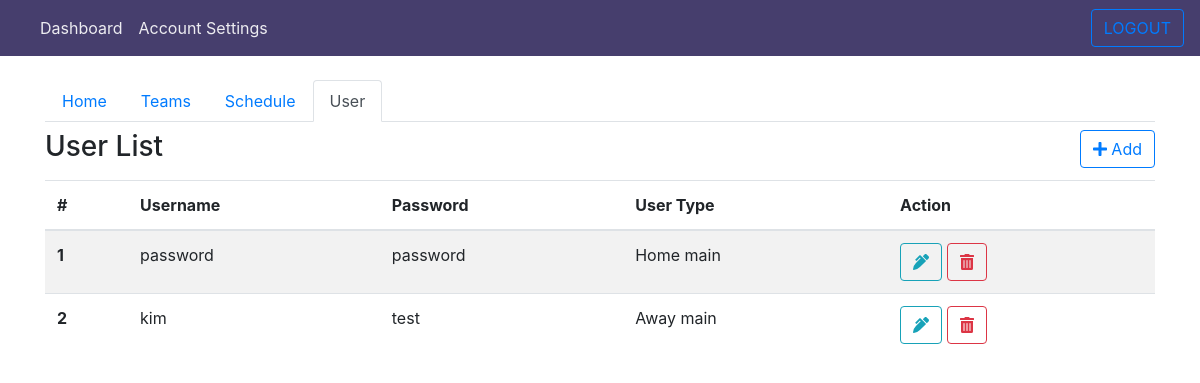
Screenshot of /admin/user.php with the database file from the repository.
### tables this page shows
CREATE TABLE `user` (
  `id` int(255) NOT NULL,
  `usn` varchar(255) NOT NULL,
  `pass` varchar(255) NOT NULL,
  `user_type` enum('0','1','2','3') NOT NULL,
  `tour_id` int(11) NOT NULL
);

### admin/user.php (the view, shortened to what this page needs)
<?php
    include("../includes/db.php");
    $tourID = $_GET["tourID"];
?>
<!DOCTYPE html>
<html>
<head>
    <link rel="stylesheet" href="../css/bootstrap.css">
    <link rel="stylesheet" href="../css/style3.css">
    <link rel="stylesheet" href="../css/fonts/navfont.css">
    <link rel="stylesheet" href="../css/jquery.mCustomScrollbar.min.css">
    <link rel="stylesheet" type="text/css" href="../css/datatables.css"/>
</head>
<body>
<nav class="navbar navbar-expand-lg navbar-light">
    <div class="collapse navbar-collapse" id="navbarSupportedContent">
        <ul class="navbar-nav mr-auto">
            <li class="nav-item active">
                <a class="nav-link" href="dashboard.php">Dashboard <span class="sr-only">(current)</span></a>
            </li>
            <li class="nav-item active">
                <a class="nav-link" href="account_settings.php">Account Settings</a>
            </li>
        </ul>
        <a href="../includes/logout_function.php?logout" class="btn btn-outline-primary">LOGOUT</a>
    </div>
</nav>
<div class="container mt-2">
    <ul class="nav nav-tabs mb-2">
        <li class="nav-item">
            <a class="nav-link" href="dashboard.php">Home</a>
        </li>
        <li class="nav-item">
            <a class="nav-link" href="team.php?tourID=<?php echo $tourID?>">Teams</a>
        </li>
        <li class="nav-item">
            <a class="nav-link" href="schedule.php?tourID=<?php echo $tourID?>">Schedule</a>
        </li>
        <li class="nav-item">
            <a class="nav-link active" href="user.php?tourID=<?php echo $tourID?>">User</a>
        </li>
    </ul>
    <div class="row mb-2">
        <div class="col">
            <h3>User List</h3>
        </div>
        <div class="col">
            <a href="#" class="btn btn-outline-primary"  style="float:right" data-toggle="modal" data-target="#add" id="add-btn">
                <i class="fas fa-plus"></i> Add
            </a>
        </div>
    </div>
    <table class="table table-striped">
        <thead>
            <tr>
                <th scope="col">#</th>
                <th scope="col">Username</th>
                <th scope="col">Password</th>
                <th scope="col">User Type</th>
                <th scope="col">Action</th>
            </tr>
        </thead>
        <tbody>
             <?php
                $sql = "SELECT * FROM user";
                $result = mysqli_query($conn, $sql);
                $count = 1;
                while ($row = mysqli_fetch_array($result)){
                    $user_type  = "";
                    switch($row["user_type"]){
                        case 0:
                            $user_type = "Home main";
                            break;
                        case 1:
                            $user_type = "Away main";
                            break;
                    }
                    echo '<tr>
                            <th scope="row">'.$count++.'</th>
                            <td>'.$row["usn"].'</td>
                            <td>'.$row["pass"].'</td>
                            <td>'.$user_type.'</td>
                            <td>
                                <button class="btn btn-outline-info edit-user" data-toggle="modal" data-target="#add"
                                data-id="'.$row["id"].'">
                                    <i class="fas fa-pen-alt"></i>
                                </button>
                                <button class="btn btn-outline-danger delete-user" data-toggle="modal" data-target="#delete"
                                data-id="'.$row["id"].'">
                                    <i class="fas fa-trash-alt"></i>
                                </button>
                            </td>
                        </tr>';
                }
            ?>
        </tbody>
    </table>
</div>
</body>
</html>

### css/style3.css (style rules this page uses)
.navbar-light { background-color: #463e6d; }

### rows the page displays
user: usn "password", pass "password", user_type "Home main"
user: usn "kim", pass "test", user_type "Away main"
